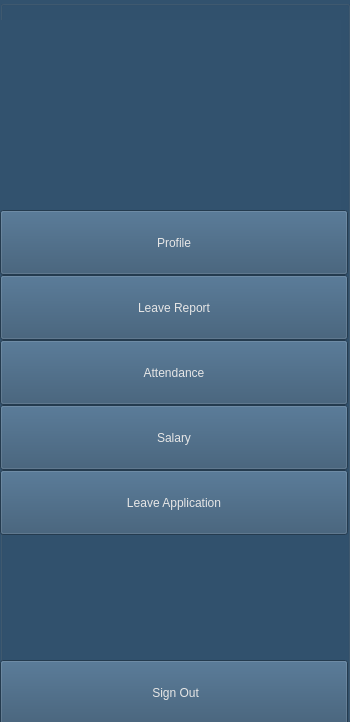
   <widget class="QGroupBox" name="side_bar">
    <property name="geometry">
     <rect>
      <x>0</x>
      <y>0</y>
      <width>350</width>
      <height>722</height>
     </rect>
    </property>
    <property name="minimumSize">
     <size>
      <width>350</width>
      <height>722</height>
     </size>
    </property>
    <property name="maximumSize">
     <size>
      <width>350</width>
      <height>722</height>
     </size>
    </property>
    <property name="styleSheet">
     <string notr="true">background-color: rgb(50, 82, 110);</string>
    </property>
    <property name="title">
     <string/>
    </property>
    <widget class="QLabel" name="logo_2">
     <property name="geometry">
      <rect>
       <x>0</x>
       <y>20</y>
       <width>341</width>
       <height>191</height>
      </rect>
     </property>
     <property name="text">
      <string/>
     </property>
     <property name="pixmap">
      <pixmap>Images/logo-grey.png</pixmap>
     </property>
     <property name="scaledContents">
      <bool>true</bool>
     </property>
    </widget>
    <widget class="QPushButton" name="profile_2">
     <property name="geometry">
      <rect>
       <x>0</x>
       <y>470</y>
       <width>348</width>
       <height>65</height>
      </rect>
     </property>
     <property name="minimumSize">
      <size>
       <width>348</width>
       <height>65</height>
      </size>
     </property>
     <property name="maximumSize">
      <size>
       <width>348</width>
       <height>65</height>
      </size>
     </property>
     <property name="cursor">
      <cursorShape>PointingHandCursor</cursorShape>
     </property>
     <property name="styleSheet">
      <string notr="true">font: 20pt &quot;Sitka&quot; rgb(255, 255, 255);
color: rgb(230, 230, 230);</string>
     </property>
     <property name="text">
      <string>Leave Application</string>
     </property>
    </widget>
    <widget class="QPushButton" name="leave_report_2">
     <property name="geometry">
      <rect>
       <x>0</x>
       <y>210</y>
       <width>348</width>
       <height>65</height>
      </rect>
     </property>
     <property name="minimumSize">
      <size>
       <width>348</width>
       <height>65</height>
      </size>
     </property>
     <property name="maximumSize">
      <size>
       <width>348</width>
       <height>65</height>
      </size>
     </property>
     <property name="cursor">
      <cursorShape>PointingHandCursor</cursorShape>
     </property>
     <property name="styleSheet">
      <string notr="true">font: 20pt &quot;Sitka&quot;;
color: rgb(230, 230, 230);</string>
     </property>
     <property name="text">
      <string>Profile</string>
     </property>
    </widget>
    <widget class="QPushButton" name="leave_application_2">
     <property name="geometry">
      <rect>
       <x>0</x>
       <y>405</y>
       <width>348</width>
       <height>65</height>
      </rect>
     </property>
     <property name="minimumSize">
      <size>
       <width>348</width>
       <height>65</height>
      </size>
     </property>
     <property name="maximumSize">
      <size>
       <width>348</width>
       <height>65</height>
      </size>
     </property>
     <property name="cursor">
      <cursorShape>PointingHandCursor</cursorShape>
     </property>
     <property name="styleSheet">
      <string notr="true">font: 20pt &quot;Sitka&quot; rgb(255, 255, 255);
color: rgb(230, 230, 230);</string>
     </property>
     <property name="text">
      <string>Salary</string>
     </property>
    </widget>
    <widget class="QPushButton" name="salary_3">
     <property name="geometry">
      <rect>
       <x>0</x>
       <y>275</y>
       <width>348</width>
       <height>65</height>
      </rect>
     </property>
     <property name="minimumSize">
      <size>
       <width>348</width>
       <height>65</height>
      </size>
     </property>
     <property name="maximumSize">
      <size>
       <width>348</width>
       <height>65</height>
      </size>
     </property>
     <property name="cursor">
      <cursorShape>PointingHandCursor</cursorShape>
     </property>
     <property name="styleSheet">
      <string notr="true">font: 20pt &quot;Sitka&quot; rgb(255, 255, 255);
color: rgb(230, 230, 230);</string>
     </property>
     <property name="text">
      <string>Leave Report</string>
     </property>
    </widget>
    <widget class="QPushButton" name="attendance_2">
     <property name="geometry">
      <rect>
       <x>0</x>
       <y>340</y>
       <width>348</width>
       <height>65</height>
      </rect>
     </property>
     <property name="minimumSize">
      <size>
       <width>348</width>
       <height>65</height>
      </size>
     </property>
     <property name="maximumSize">
      <size>
       <width>348</width>
       <height>65</height>
      </size>
     </property>
     <property name="cursor">
      <cursorShape>PointingHandCursor</cursorShape>
     </property>
     <property name="styleSheet">
      <string notr="true">font: 20pt &quot;Sitka&quot; rgb(255, 255, 255);
color: rgb(230, 230, 230);</string>
     </property>
     <property name="text">
      <string>Attendance</string>
     </property>
    </widget>
    <widget class="QPushButton" name="sign_out_2">
     <property name="geometry">
      <rect>
       <x>0</x>
       <y>660</y>
       <width>348</width>
       <height>65</height>
      </rect>
     </property>
     <property name="minimumSize">
      <size>
       <width>348</width>
       <height>65</height>
      </size>
     </property>
     <property name="maximumSize">
      <size>
       <width>348</width>
       <height>65</height>
      </size>
     </property>
     <property name="cursor">
      <cursorShape>PointingHandCursor</cursorShape>
     </property>
     <property name="styleSheet">
      <string notr="true">font: italic 18pt &quot;Sitka&quot; rgb(255, 255, 255);
color: rgb(230, 230, 230);</string>
     </property>
     <property name="text">
      <string>  Sign Out </string>
     </property>
     <property name="icon">
      <iconset>
       <normaloff>Images/sign out-grey.png</normaloff>
       <normalon>Images/sign out-grey.png</normalon>Images/sign out-grey.png</iconset>
     </property>
     <property name="iconSize">
      <size>
       <width>30</width>
       <height>30</height>
      </size>
     </property>
    </widget>
   </widget>
